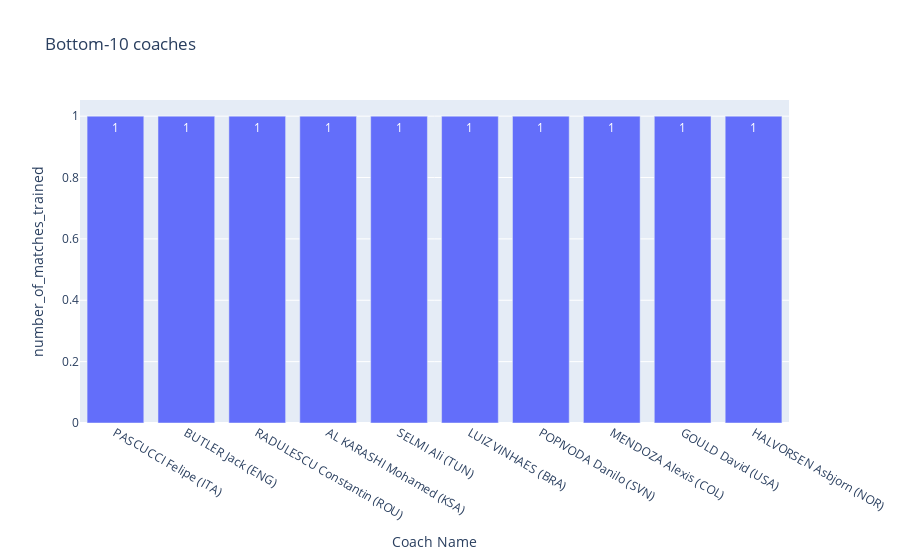

The notebook cell saved with this chart:
### Markdown cell above
### Plot the bar chart using plotly

### Code cell
plt.figure(figsize=(15,5))
px.bar(Bottom_10_coaches, x='Coach Name', y= 'number_of_matches_trained', text= 'number_of_matches_trained', title= 'Bottom-10 coaches')
#Bottom_10_coaches.plot(kind='bar')

### Figure 1 — Plotly figure (JSON) as saved in the notebook; plotly's stock layout.template omitted (floating-point values rounded to 4 significant figures)
{"data": [{"alignmentgroup": "True", "hovertemplate": "Coach Name=%{x}<br>number_of_matches_trained=%{text}<extra></extra>", "legendgroup": "", "marker": {"color": "#636efa", "pattern": {"shape": ""}}, "name": "", "offsetgroup": "", "orientation": "v", "showlegend": false, "text": [1, 1, 1, 1, 1, 1, 1, 1, 1, 1], "textposition": "auto", "type": "bar", "x": ["PASCUCCI Felipe (ITA)", "BUTLER Jack (ENG)", "RADULESCU Constantin (ROU)", "AL KARASHI Mohamed (KSA)", "SELMI Ali (TUN)", "LUIZ VINHAES (BRA)", "POPIVODA Danilo (SVN)", "MENDOZA Alexis (COL)", "GOULD David (USA)", "HALVORSEN Asbjorn (NOR)"], "xaxis": "x", "y": [1, 1, 1, 1, 1, 1, 1, 1, 1, 1], "yaxis": "y"}], "layout": {"barmode": "relative", "legend": {"tracegroupgap": 0}, "title": {"text": "Bottom-10 coaches"}, "xaxis": {"anchor": "y", "domain": [0, 1], "title": {"text": "Coach Name"}}, "yaxis": {"anchor": "x", "domain": [0, 1], "title": {"text": "number_of_matches_trained"}}}}
